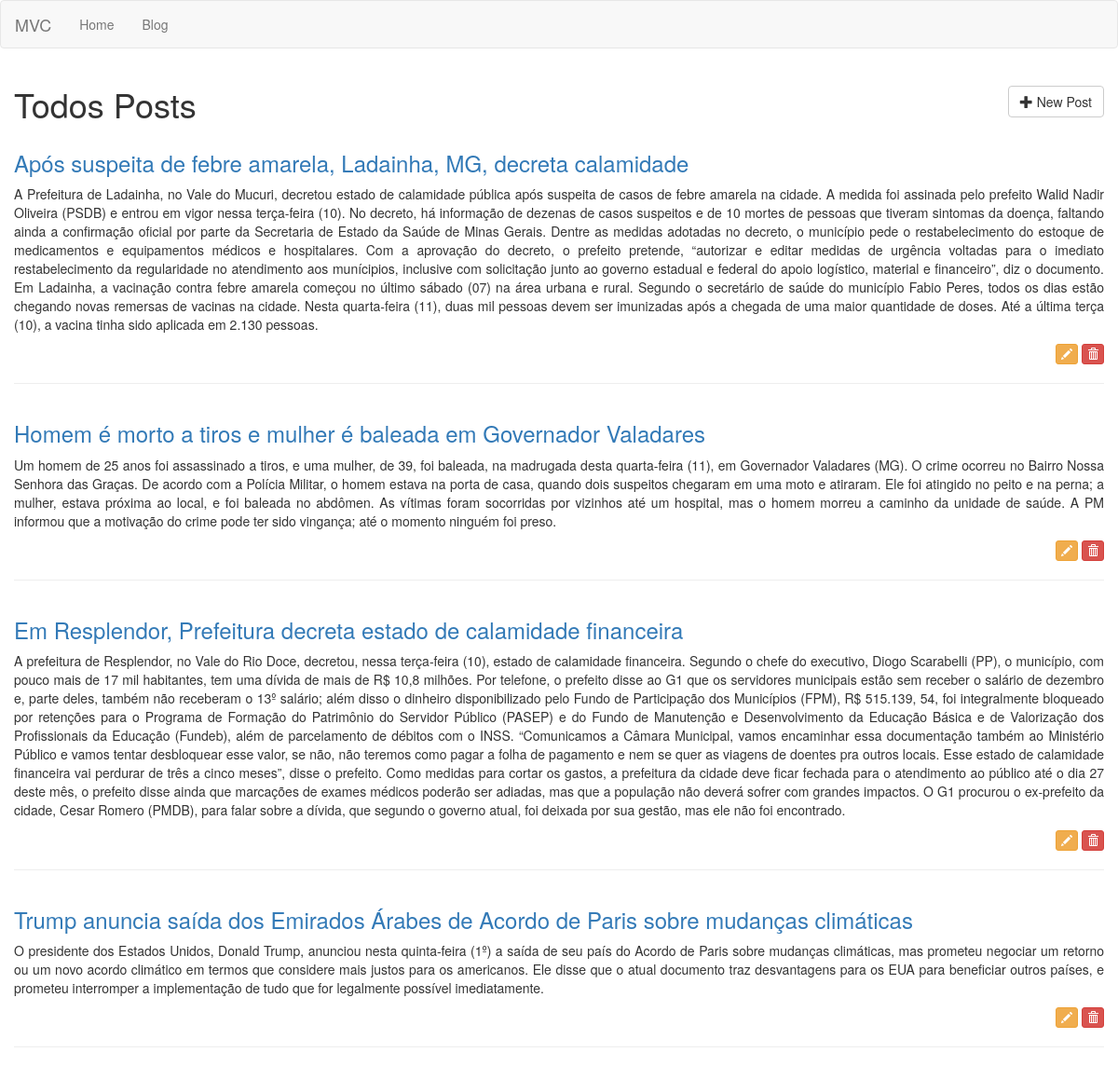
The page /posts on the database its author committed.
### tables this page shows
CREATE TABLE posts (id INTEGER CONSTRAINT posts_index PRIMARY KEY ASC AUTOINCREMENT, title VARCHAR (255) NOT NULL, content TEXT NOT NULL);

### app/Controllers/PostsController.php (called while the page is built, shortened)
<?php
class PostsController extends BaseController
{
   private $post;
   public function __construct()
   {
      $this->post = Container::getModel("Post");
   }
   public function index()
   {
      $this->view->posts = $this->post->All();
      return $this->renderView('posts/index', 'layout');
   }
}

### core/bootstrap.php (called while the page is built, shortened)
<?php
$routes = require_once __DIR__ . "/../app/routes.php";
$route = new \Core\Route($routes);

### public/index.php (called while the page is built, shortened)
<?php
require_once __DIR__ . "/../core/bootstrap.php";

### core/BaseModel.php (called while the page is built, shortened)
<?php
abstract class BaseModel
{
   private $pdo;
   protected $table;
   public function __construct(PDO $pdo)
   {
      $this->pdo = $pdo;
   }
   public function All()
   {
      $query = "SELECT * FROM {$this->table}";
      $stmt = $this->pdo->prepare($query);
      $stmt->execute();
      $result = $stmt->fetchAll();
      return $result;
   }
}

### core/Database.php (called while the page is built, shortened)
<?php
class Database
{
	public static function getDatabase()
   {
	   $conf = require_once __DIR__ . "/../app/database.php";
		if($conf['driver']=='sqlite'){
			$sqlite = __DIR__  . "/../storage/database/" . $conf['sqlite']['host'];
			$sqlite = "sqlite:".$sqlite;
			try{
				 $pdo = new PDO($sqlite);
				 $pdo->setAttribute(PDO::ATTR_ERRMODE,PDO::ERRMODE_EXCEPTION);
				 $pdo->setAttribute(PDO::ATTR_DEFAULT_FETCH_MODE,PDO::FETCH_OBJ);
				 return $pdo;
			}
			catch (PDOException $e){
				echo $e->getMessage();
			}
		} else if ($conf['driver']=='mysql'){
		     $host = $config['mysql']['host'];
			  $db_name = $config['mysql']['db_name'];
			  $username = $config['mysql']['db_username'];
			  $password = $config['mysql']['db_password'];
			  $charset = $conf['mysql']['charset'];
			  $collation = $conf['mysql']['collation'];
			try{
				$pdo = new PDO("mysql:host=$host;dbname=$db_name;charset=$charset", $username, $password);
				print_r ($pdo);
				$pdo->setAttribute(PDO::ATTR_ERRMODE,PDO::ERRMODE_EXCEPTION);
				$pdo->setAttribute(PDO::MYSQL_ATTR_INIT_COMMAND, "SET NAMES '$charset' COLLATE '$collation'");
				$pdo->setAttribute(PDO::ATTR_DEFAULT_FETCH_MODE,PDO::FETCH_OBJ);
				return $pdo;
			}
			catch (PDOException $e){
				echo $e->getMessage();
			}
		}
   }
}

### core/Container.php (called while the page is built, shortened)
<?php
class Container
{
   public static function getModel($model)
   {
      return new $model(Database::getDatabase());
   }
}

### app/Views/posts/index.phtml (the view, shortened to what this page needs)
<div class="container">
   <div class="row">
      <h1 class="h1">
         <?php echo  $this->getPageTitle(); ?>
         <a href="/posts/create" class="btn btn-default pull-right">
            <i class="glyphicon glyphicon-plus"></i>
            New Post
         </a>
      </h1>
   </div>
   <?php foreach ($this->view->posts as $post): ?>
   <div class="row">
      <h3 class="h3">
         <a href="<?php echo "/posts/" . $post->id . "/show"; ?>">
         <?php echo $post->title; ?>
         </a>
      </h3>
      <p class="text-justify"><?php echo $post->content; ?></p>
       <p class="text-right">
           <a href="/posts/<?php echo $post->id; ?>/edit" class="btn btn-warning btn-xs">
               <i class="glyphicon glyphicon-pencil"></i>
           </a>
           <a href="/posts/<?php echo $post->id; ?>/delete" class="btn btn-danger btn-xs"
             onclick="return confirm('Tem certeza que deseja excluir este post?');">
               <i class="glyphicon glyphicon-trash"></i>
           </a>
       </p>
      <hr>
   </div>
   <?php endforeach; ?>
</div>

### core/Route.php (shortened to what this page needs)
<?php
class Route
{
   private $routes;
   public function __construct(array $routes)
   {
      $this->run();
   }
   private function setRoutes($routes)
   {
      foreach($routes as $route){
         $explode = explode('@', $route[1]);
         $r = [$route[0], $explode[0], $explode[1] ];
         $newRoutes[] = $r;
      }
      $this->routes = $newRoutes;
   }
   private function getRequest()
   {
      $obj = new \stdClass;
      return $obj;
   }
   private function getUrl()
   {
      return parse_url($_SERVER['REQUEST_URI'],PHP_URL_PATH);
   }
   private function run()
   {
      $url = $this->getUrl();
      foreach($this->routes as $route){
         $routeArray = explode('/', $route[0]);
         $params=[];
         for($i=0; $i < count($routeArray); $i++){
            $route[0] = implode($routeArray, '/');
         }
         if($url == $route[0]){
            $route_found = 1;
            $controller = $route[1];
            $action = $route[2];
            break;
         }
      }
      if($route_found){
         $controller = Container::newController($controller);
         switch(count($params)){
            default:
               $controller->$action($this->getRequest());
               break;
         }
      } else {
         Container::pageNotFound();
      }
   }
}

### core/BaseController.php (shortened to what this page needs)
<?php
class BaseController
{
   private $viewPath;
   private $layoutPath;
   private $title = null;
   public function __construct()
   {
      $this->view = new \stdClass;
   }
   protected function renderView($viewPath, $layoutPath = null)
   {
      $this->viewPath = $viewPath;
      $this->layoutPath = $layoutPath;
      if($layoutPath){
         return $this->setLayout();
      } else {
         return  $this->content();
      }
   }
   protected function content()
   {
      $path = __DIR__ . "/../app/Views/{$this->viewPath}.phtml";
      if(file_exists( __DIR__ . "/../app/Views/{$this->viewPath}.phtml")){
         return require_once __DIR__ . "/../app/Views/{$this->viewPath}.phtml";
      } else {
         echo "Error: View path not found! <br/>$path";
      }
   }
   protected function setLayout()
   {
      $path = __DIR__ . "/../app/Views/{$this->layoutPath}.phtml";
      if(file_exists( __DIR__ . "/../app/Views/{$this->layoutPath}.phtml")){
         return require_once __DIR__ . "/../app/Views/{$this->layoutPath}.phtml";
      } else {
         echo "Error: Layout path not found!<br/>$path";
      }
   }
   protected function setPageTitle($title)
   {
      $this->title = $title;
   }
   protected function getPageTitle($separator=null)
   {
      if($separator){
         return $this->title . " " . $separator . " ";
      } else {
         return $this->title;
      }
   }
}

### app/Views/layout.phtml (shortened to what this page needs)
<!DOCTYPE html>
<html lang="pt-br">
  <head>
    <link href="/assets/css/bootstrap.min.css" rel="stylesheet">
    <link href="/assets/css/font-awesome.min.css" rel="stylesheet">
  </head>
  <body>
  <?php require_once __DIR__ . "/menu.phtml"; ?>
  <div class="container-fluid">
     <div class="row">
        <?php $this->content(); ?>
     </div>
  </div>
  </body>
</html>

### app/Views/menu.phtml (shortened to what this page needs)
<nav class="navbar navbar-default">
  <div class="container-fluid">
    <div class="navbar-header">
      <a class="navbar-brand" href="/">MVC</a>
    </div>
    <div class="collapse navbar-collapse" id="bs-example-navbar-collapse-1">
      <ul class="nav navbar-nav">
        <li><a href="/">Home <span class="sr-only">(current)</span></a></li>
        <li><a href="/posts">Blog</a></li>
      </ul>
    </div>
  </div>
</nav>

### rows shown on the page
posts: title "Após suspeita de febre amarela, Ladainha, MG, decreta calamidade", content "A Prefeitura de Ladainha, no Vale do Mucuri, decretou estado de calamidade pública após suspeita de casos de febre amarela na cidade. A medida foi assinada pelo prefeito Walid Nadir Oliveira (PSDB) e entrou em vigor nessa terça-feira (10). No decreto, há informação de dezenas de casos suspeitos e de 10 mortes de pessoas que tiveram sintomas da doença, faltando ainda a confirmação oficial por parte da Secretaria de Estado da Saúde de Minas Gerais. Dentre as medidas adotadas no decreto, o município pede o restabelecimento do estoque de medicamentos e equipamentos médicos e hospitalares. Com a aprovação do decreto, o prefeito pretende, “autorizar e editar medidas de urgência voltadas para o…"
posts: title "Homem é morto a tiros e mulher é baleada em Governador Valadares", content "Um homem de 25 anos foi assassinado a tiros, e uma mulher, de 39, foi baleada, na madrugada desta quarta-feira (11), em Governador Valadares (MG). O crime ocorreu no Bairro Nossa Senhora das Graças. De acordo com a Polícia Militar, o homem estava na porta de casa, quando dois suspeitos chegaram em uma moto e atiraram. Ele foi atingido no peito e na perna; a mulher, estava próxima ao local, e foi baleada no abdômen. As vítimas foram socorridas por vizinhos até um hospital, mas o homem morreu a caminho da unidade de saúde. A PM informou que a motivação do crime pode ter sido vingança; até o momento ninguém foi preso."
posts: title "Em Resplendor, Prefeitura decreta estado de calamidade financeira", content "A prefeitura de Resplendor, no Vale do Rio Doce, decretou, nessa terça-feira (10), estado de calamidade financeira. Segundo o chefe do executivo, Diogo Scarabelli (PP), o município, com pouco mais de 17 mil habitantes, tem uma dívida de mais de R$ 10,8 milhões. Por telefone, o prefeito disse ao G1 que os servidores municipais estão sem receber o salário de dezembro e, parte deles, também não receberam o 13º salário; além disso o dinheiro disponibilizado pelo Fundo de Participação dos Municípios (FPM), R$ 515.139, 54, foi integralmente bloqueado por retenções para o Programa de Formação do Patrimônio do Servidor Público (PASEP) e do Fundo de Manutenção e Desenvolvimento da Educação Básica e…"
posts: title "Trump anuncia saída dos Emirados Árabes de Acordo de Paris sobre mudanças climáticas", content "O presidente dos Estados Unidos, Donald Trump, anunciou nesta quinta-feira (1º) a saída de seu país do Acordo de Paris sobre mudanças climáticas, mas prometeu negociar um retorno ou um novo acordo climático em termos que considere mais justos para os americanos. Ele disse que o atual documento traz desvantagens para os EUA para beneficiar outros países, e prometeu interromper a implementação de tudo que for legalmente possível imediatamente."

### other values the page prints
$this->getPageTitle() "Todos Posts"
